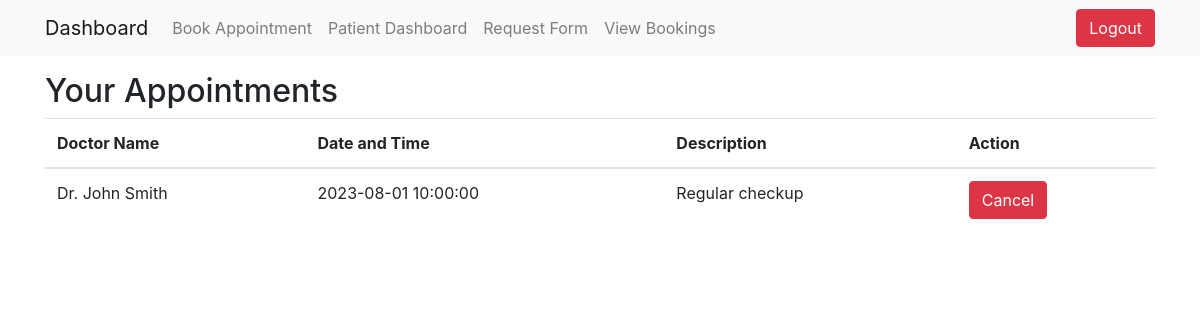
The page /patient/viewbooking.php (signed in) on the database its author committed.
### tables this page shows
CREATE TABLE IF NOT EXISTS `appointment` (
  `appointment_id` int NOT NULL AUTO_INCREMENT,
  `doctor_id` int NOT NULL,
  `date_time` datetime NOT NULL,
  `description` text,
  `patient_id` int NOT NULL,
  PRIMARY KEY (`appointment_id`),
  KEY `doctor_id` (`doctor_id`),
  KEY `appointment_patient_fk` (`patient_id`)
);

CREATE TABLE IF NOT EXISTS `doctor` (
  `doctor_id` int NOT NULL AUTO_INCREMENT,
  `name` varchar(100) NOT NULL,
  `department_id` int NOT NULL,
  PRIMARY KEY (`doctor_id`),
  KEY `department_id` (`department_id`)
);

### patient/viewbooking.php (the view, shortened to what this page needs)
<?php
$host = "localhost";
$usernameDB = "root";
$passwordDB = "Blackboy1";
$database = "hospital";
$conn = new mysqli($host, $usernameDB, $passwordDB, $database);
function fetchAppointments($conn, $patientId)
{
    $sql = "SELECT a.appointment_id, d.name AS doctor_name, a.date_time, a.description FROM appointment a INNER JOIN doctor d ON a.doctor_id = d.doctor_id WHERE a.patient_id = ?";
    $stmt = $conn->prepare($sql);
    $stmt->bind_param("s", $patientId);
    $stmt->execute();
    $result = $stmt->get_result();
    return $result->fetch_all(MYSQLI_ASSOC);
}
$patientId = $_SESSION['patient_user_id'];
$appointments = fetchAppointments($conn, $patientId);
?>
<!DOCTYPE html>
<html>
<head>
    <link rel="stylesheet" href="https://cdnjs.cloudflare.com/ajax/libs/twitter-bootstrap/4.6.0/css/bootstrap.min.css">
</head>
<body>
    <nav class="navbar navbar-expand-lg navbar-light bg-light">
        <div class="container">
            <a class="navbar-brand" href="/PPIT/Hospital/patient/userpage.php">Dashboard</a>
            <div class="collapse navbar-collapse" id="navbarNav">
                <ul class="navbar-nav mr-auto">
                    <li class="nav-item">
                        <a class="nav-link" href="/PPIT/Hospital/patient/bookapp.php">Book Appointment</a>
                    </li>
                    <li class="nav-item">
                        <a class="nav-link" href="/PPIT/Hospital/patient/paitents.php">Patient Dashboard</a>
                    </li>
                    <li class="nav-item">
                        <a class="nav-link" href="/PPIT/Hospital/patient/form.html">Request Form</a>
                    </li>
                    <li class="nav-item">
                        <a class="nav-link" href="/PPIT/Hospital/patient/viewbooking.php">View Bookings</a>
                    </li>
                </ul>
                <ul class="navbar-nav">
                    <li class="nav-item">
                        <a class="btn btn-danger" href="/PPIT/Hospital/Backend/logout.php"> Logout</a>
                    </li>
                </ul>
            </div>
        </div>
    </nav>
    <div class="container mt-3">
        <h2>Your Appointments</h2>
        <table class="table">
            <thead>
                <tr>
                    <th>Doctor Name</th>
                    <th>Date and Time</th>
                    <th>Description</th>
                    <th>Action</th>
                </tr>
            </thead>
            <tbody>
                <?php foreach ($appointments as $appointment): ?>
                    <tr>
                        <td>
                            <?= $appointment['doctor_name'] ?>
                        </td>
                        <td>
                            <?= $appointment['date_time'] ?>
                        </td>
                        <td>
                            <?= $appointment['description'] ?>
                        </td>
                        <td>
                            <form action="<?php echo $_SERVER['PHP_SELF']; ?>" method="POST">
                                <button type="submit" class="btn btn-danger" name="cancel_appointment">Cancel</button>
                            </form>
                        </td>
                    </tr>
                <?php endforeach; ?>
            </tbody>
        </table>
    </div>
</body>
</html>

### rows shown on the page
appointment: doctor.name "Dr. John Smith", date_time "2023-08-01 10:00:00", description "Regular checkup"
